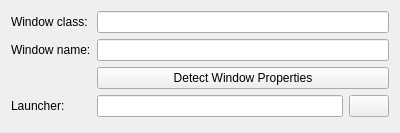
<?xml version="1.0" encoding="UTF-8"?>
<ui version="4.0">
 <class>LauncherProperties</class>
 <widget class="QWidget" name="LauncherProperties">
  <property name="geometry">
   <rect>
    <x>0</x>
    <y>0</y>
    <width>400</width>
    <height>133</height>
   </rect>
  </property>
  <layout class="QFormLayout" name="formLayout">
   <item row="0" column="0">
    <widget class="QLabel" name="label">
     <property name="text">
      <string>Window class:</string>
     </property>
    </widget>
   </item>
   <item row="0" column="1">
    <widget class="KLineEdit" name="classClass"/>
   </item>
   <item row="1" column="0">
    <widget class="QLabel" name="label_2">
     <property name="text">
      <string>Window name:</string>
     </property>
    </widget>
   </item>
   <item row="1" column="1">
    <widget class="KLineEdit" name="className"/>
   </item>
   <item row="2" column="1">
    <widget class="KPushButton" name="detect">
     <property name="text">
      <string>Detect Window Properties</string>
     </property>
    </widget>
   </item>
   <item row="3" column="0">
    <widget class="QLabel" name="label_3">
     <property name="text">
      <string>Launcher:</string>
     </property>
    </widget>
   </item>
   <item row="3" column="1">
    <layout class="QHBoxLayout" name="horizontalLayout_2">
     <item>
      <widget class="KLineEdit" name="launcher"/>
     </item>
     <item>
      <widget class="KPushButton" name="browse"/>
     </item>
    </layout>
   </item>
  </layout>
 </widget>
 <customwidgets>
  <customwidget>
   <class>KLineEdit</class>
   <extends>QLineEdit</extends>
   <header>klineedit.h</header>
  </customwidget>
  <customwidget>
   <class>KPushButton</class>
   <extends>QPushButton</extends>
   <header>kpushbutton.h</header>
  </customwidget>
 </customwidgets>
 <tabstops>
  <tabstop>classClass</tabstop>
  <tabstop>className</tabstop>
  <tabstop>detect</tabstop>
  <tabstop>launcher</tabstop>
  <tabstop>browse</tabstop>
 </tabstops>
 <connections/>
</ui>
